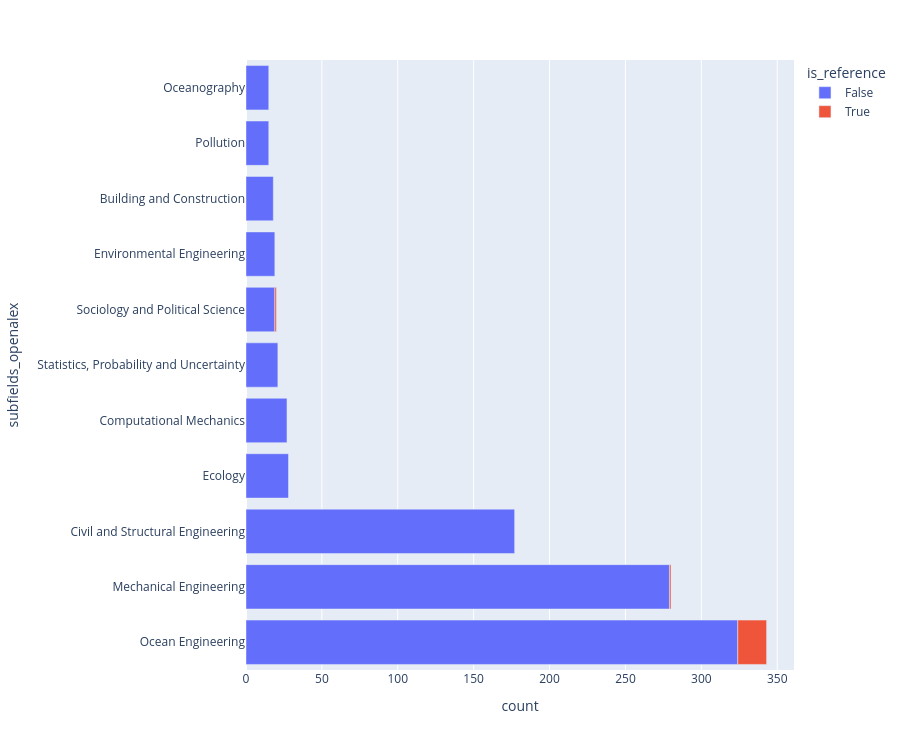

The notebook cell saved with this chart:
### Code cell
plot_histogram(
    df_dimensions_filtering_topic,
    col_name="subfields_openalex",
    min_count_to_keep=15,
    height=750,
)

### Figure 1 — Plotly figure (JSON) as saved in the notebook; plotly's stock layout.template omitted (floating-point values rounded to 4 significant figures)
{"data": [{"hovertemplate": "is_reference=False<br>count=%{x}<br>subfields_openalex=%{y}<extra></extra>", "legendgroup": "False", "marker": {"color": "#636efa", "pattern": {"shape": ""}}, "name": "False", "orientation": "h", "showlegend": true, "textposition": "auto", "type": "bar", "x": [324, 279, 177, 28, 27, 21, 19, 19, 18, 15, 15], "xaxis": "x", "y": ["Ocean Engineering", "Mechanical Engineering", "Civil and Structural Engineering", "Ecology", "Computational Mechanics", "Statistics, Probability and Uncertainty", "Sociology and Political Science", "Environmental Engineering", "Building and Construction", "Pollution", "Oceanography"], "yaxis": "y"}, {"hovertemplate": "is_reference=True<br>count=%{x}<br>subfields_openalex=%{y}<extra></extra>", "legendgroup": "True", "marker": {"color": "#EF553B", "pattern": {"shape": ""}}, "name": "True", "orientation": "h", "showlegend": true, "textposition": "auto", "type": "bar", "x": [19, 1, 1], "xaxis": "x", "y": ["Ocean Engineering", "Mechanical Engineering", "Sociology and Political Science"], "yaxis": "y"}], "layout": {"barmode": "relative", "height": 750, "legend": {"title": {"text": "is_reference"}, "tracegroupgap": 0}, "margin": {"t": 60}, "xaxis": {"anchor": "y", "domain": [0, 1], "title": {"text": "count"}}, "yaxis": {"anchor": "x", "domain": [0, 1], "title": {"text": "subfields_openalex"}}}}
